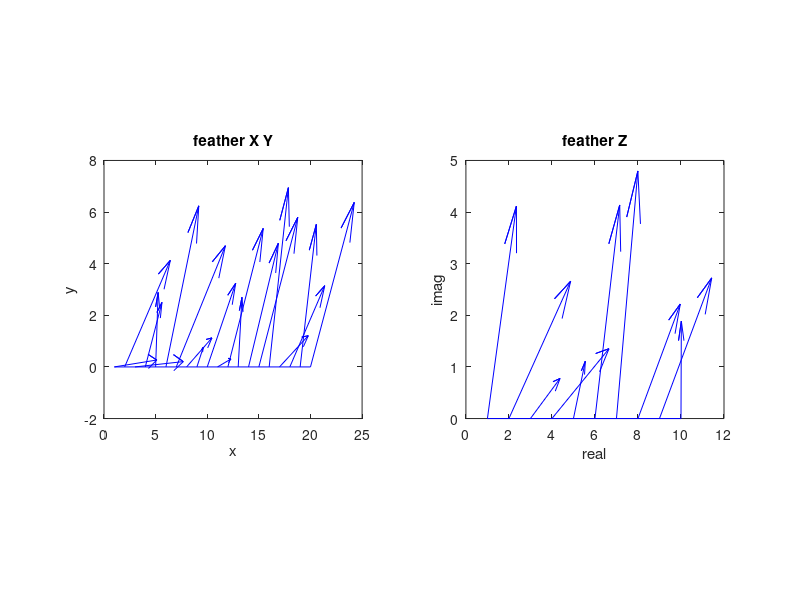

Reproduce this figure in MATLAB.
% feather
x1=5*rand(20,1);
y1=7*rand(20,1);
subplot(1,2,1);
feather(x1,y1); 
xlabel('x');ylabel('y');
title('feather X Y');
axis square;
subplot(1,2,2);
x2=3*rand(1,10);
y2=5*rand(1,10);
z=x2+1i*y2;
feather(z);
xlabel('real');ylabel('imag');
title('feather Z');
axis square;
